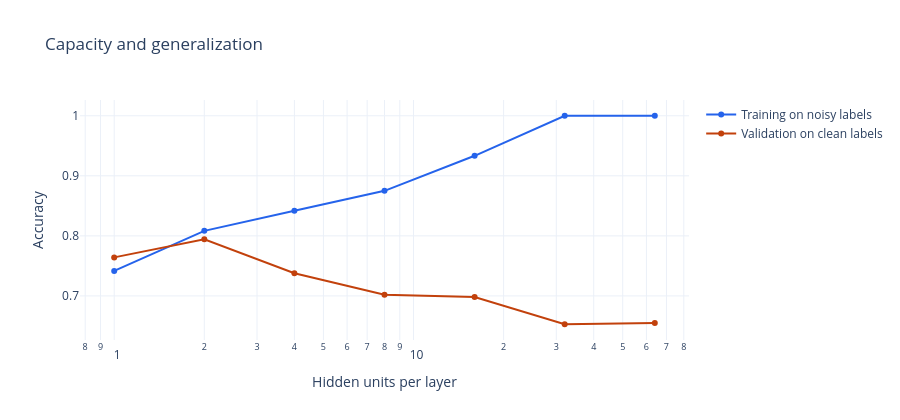

The notebook cell this image was saved under:
### Markdown cell above
## 2. Validation guides model selection

Training performance is optimistic because the model directly saw that data. Choose capacity and regularization with validation data, then evaluate the chosen setup once on a separate test set in a real project. Reusing the validation set for many decisions can overfit that set too.

### Code cell
table=pd.DataFrame([{'Hidden units per layer':c['h'],'Training accuracy (noisy labels)':c['train'],'Validation accuracy (clean labels)':c['val'],'Gap':c['train']-c['val']} for c in cases]); display(table.round(3))
fig2=go.Figure([go.Scatter(x=table['Hidden units per layer'],y=table['Training accuracy (noisy labels)'],mode='lines+markers',name='Training on noisy labels',line=dict(color=BLUE)),go.Scatter(x=table['Hidden units per layer'],y=table['Validation accuracy (clean labels)'],mode='lines+markers',name='Validation on clean labels',line=dict(color=ORANGE))]); fig2.update_layout(title='Capacity and generalization',xaxis_title='Hidden units per layer',yaxis_title='Accuracy',xaxis_type='log',height=420); fig2.show()

### Figure 1 — Plotly figure (JSON) as saved in the notebook; plotly's stock layout.template omitted (floating-point values rounded to 4 significant figures)
{"data": [{"line": {"color": "#2563eb"}, "mode": "lines+markers", "name": "Training on noisy labels", "type": "scatter", "x": [1, 2, 4, 8, 16, 32, 64], "y": [0.7417, 0.8083, 0.8417, 0.875, 0.9333, 1.0, 1.0]}, {"line": {"color": "#c2410c"}, "mode": "lines+markers", "name": "Validation on clean labels", "type": "scatter", "x": [1, 2, 4, 8, 16, 32, 64], "y": [0.7642, 0.7943, 0.7377, 0.7019, 0.6981, 0.6528, 0.6547]}], "layout": {"height": 420, "title": {"text": "Capacity and generalization"}, "xaxis": {"title": {"text": "Hidden units per layer"}, "type": "log"}, "yaxis": {"title": {"text": "Accuracy"}}}}
